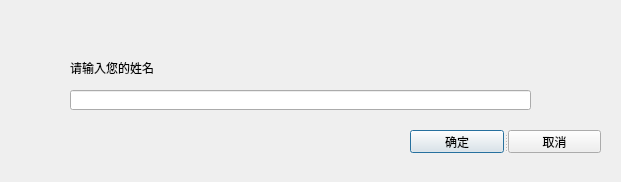
<?xml version="1.0" encoding="UTF-8"?>
<ui version="4.0">
 <class>UsernameInputDialog</class>
 <widget class="QDialog" name="UsernameInputDialog">
  <property name="geometry">
   <rect>
    <x>0</x>
    <y>0</y>
    <width>621</width>
    <height>182</height>
   </rect>
  </property>
  <property name="windowTitle">
   <string>Dialog</string>
  </property>
  <widget class="QLabel" name="nameLabel">
   <property name="geometry">
    <rect>
     <x>70</x>
     <y>60</y>
     <width>91</width>
     <height>16</height>
    </rect>
   </property>
   <property name="text">
    <string>请输入您的姓名</string>
   </property>
  </widget>
  <widget class="QLineEdit" name="nameLineEdit">
   <property name="geometry">
    <rect>
     <x>70</x>
     <y>90</y>
     <width>461</width>
     <height>20</height>
    </rect>
   </property>
  </widget>
  <widget class="QSplitter" name="splitter">
   <property name="geometry">
    <rect>
     <x>410</x>
     <y>130</y>
     <width>191</width>
     <height>23</height>
    </rect>
   </property>
   <property name="orientation">
    <enum>Qt::Horizontal</enum>
   </property>
   <widget class="QPushButton" name="okPushButton">
    <property name="text">
     <string>确定</string>
    </property>
   </widget>
   <widget class="QPushButton" name="canclePushButton">
    <property name="text">
     <string>取消</string>
    </property>
   </widget>
  </widget>
 </widget>
 <resources/>
 <connections/>
</ui>
